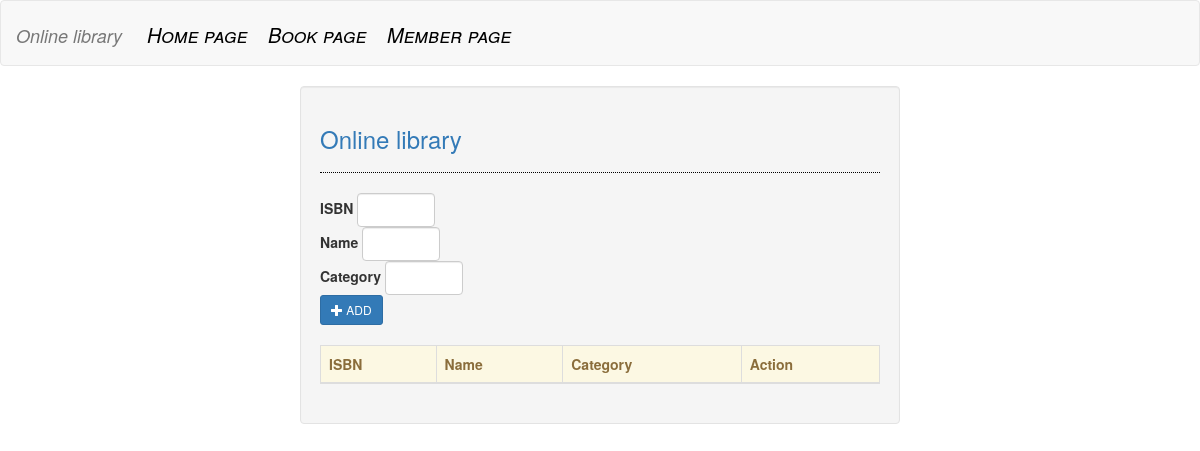
/crud/book/, run on an earlier commit of the app's database.
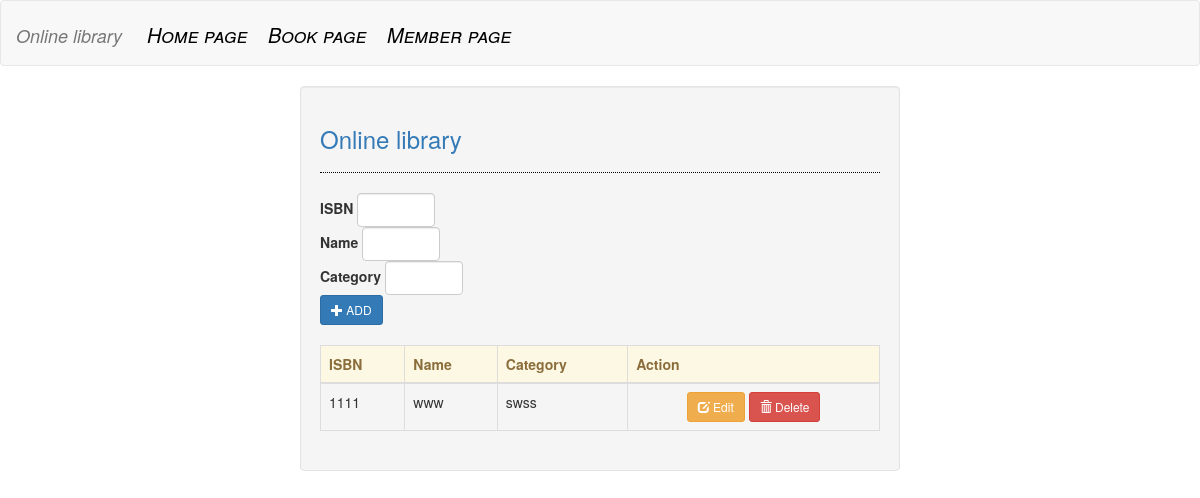
And on a later commit of the database.
### crud/models.py (models this page shows, shortened)
class Book(models.Model):
    ISBN = models.CharField(max_length=13)
    name = models.CharField(max_length=30)
    category = models.CharField(max_length=20)

### crud/views/book_views.py (the view)
def index(request):
    books = Book.objects.raw('Select * from crud_book')
    context = {'books': books}
    return render(request, 'crud/book/index.html', context)

### crud/templates/crud/book/index.html (shortened to what this page needs)
{% extends 'crud/base.html' %}
{% block body %}
<form class="form-inline"  action="create" method="POST">
    <div class="form-group">
        <label for="ISBN">ISBN</label>
        <input type="text" name="ISBN" class="form-control" style="width:30%;" required="required"/><br>
        <label for="name">Name</label>
        <input type="text" name="name" class="form-control" style="width:30%;" required="required"/><br>
        <label for="category">Category</label>
        <input type="text" name="category" class="form-control" style="width:30%;" required="required"/><br>
        <button type="submit" class="btn btn-sm btn-primary"><span class="glyphicon glyphicon-plus"></span> ADD</button>
    </div>
</form>
<br />
<table class="table table-bordered">
    <thead class="alert-warning">
        <tr>
            <th>ISBN</th>
            <th>Name</th>
            <th>Category</th>
            <th>Action</th>
        </tr>
    </thead>
    <tbody>
        {% for book in books %}
        <tr>
            <td>{{ book.ISBN }}</td>
            <td>{{ book.name }}</td>
            <td> {{ book.category }}</td>
            <td><center><a class="btn btn-sm btn-warning" href="edit/{{ book.id }}"><span class="glyphicon glyphicon-edit"></span> Edit</a> <a class="btn btn-sm btn-danger" href="delete/{{ book.id }}"><span class="glyphicon glyphicon-trash"></span> Delete</a></center></td>
        </tr>
        {% endfor %}
    </tbody>
</table>
{% endblock %}

What changed in the data, as far as the page shows it:
added Book: ISBN "1111", name "www", category "swss"
